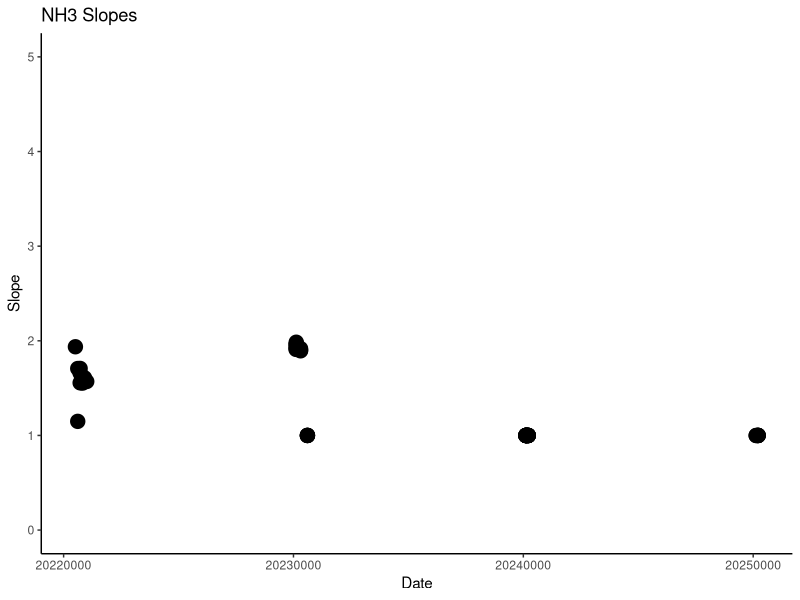
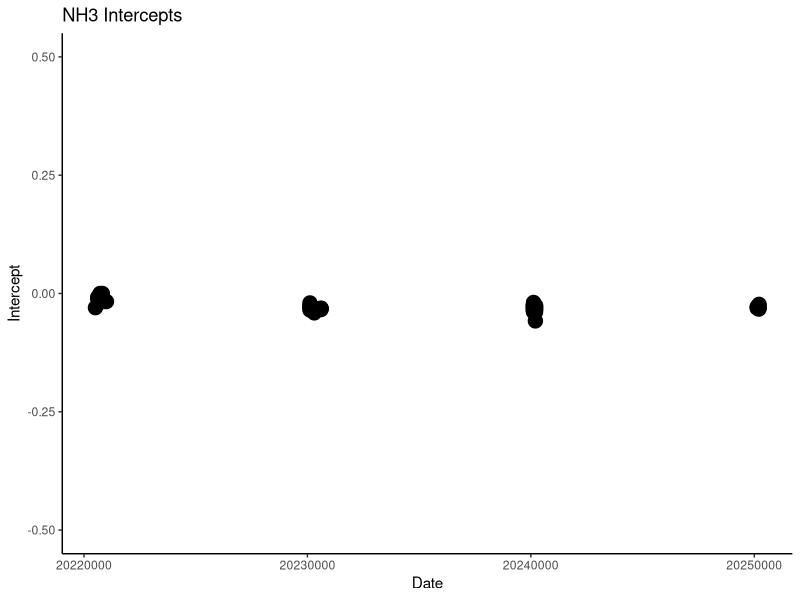
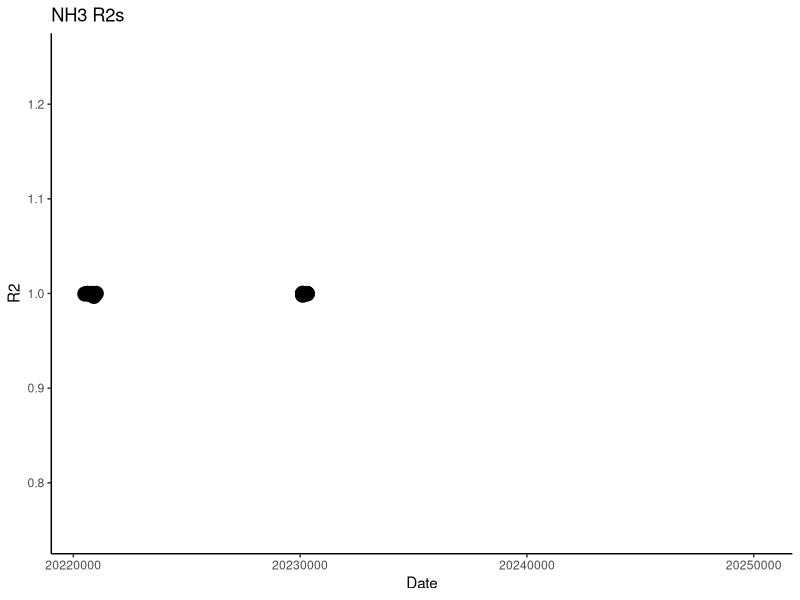
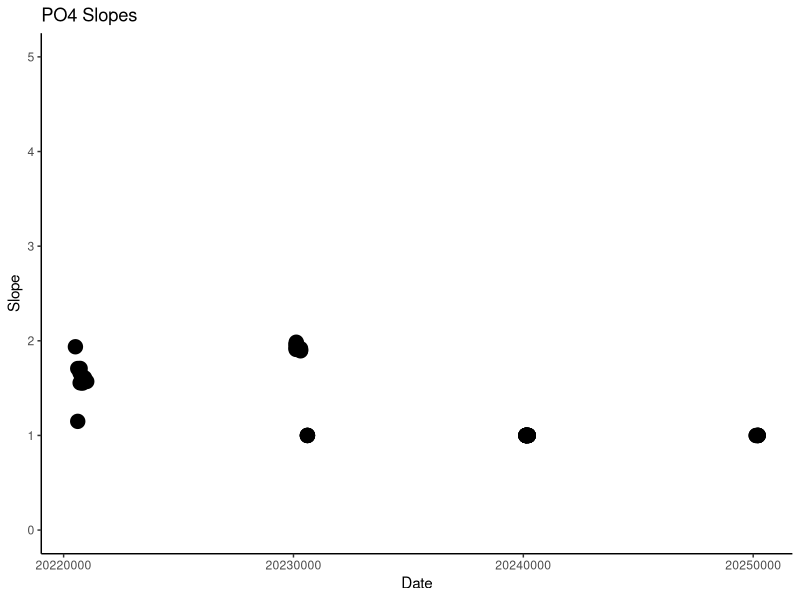
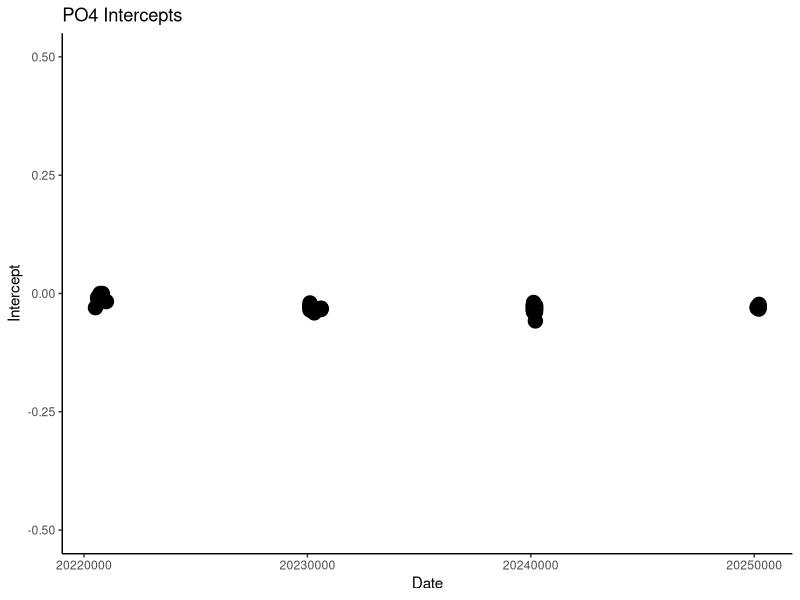
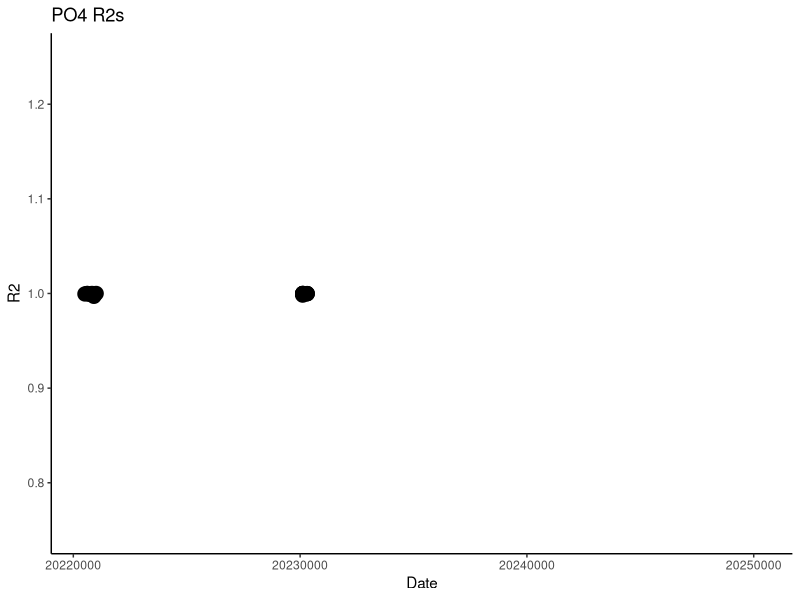
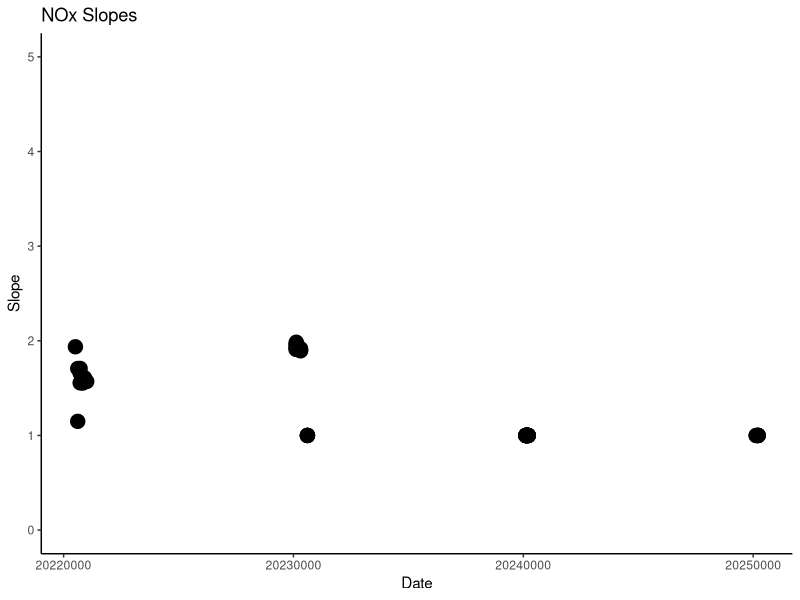
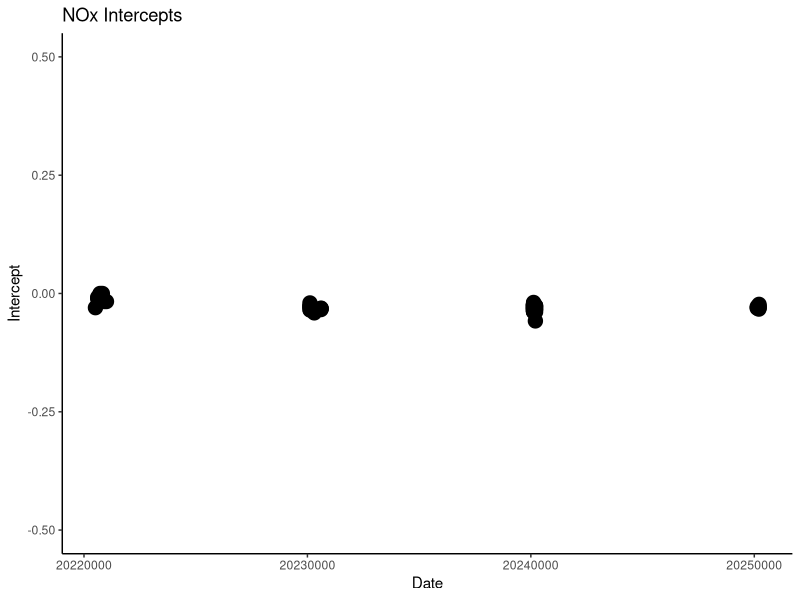

Write R code to recreate these figures, in order. (Note: this script raises an error after producing the figures.)
## ---- chunk 1
knitr::opts_chunk$set(echo = TRUE)
## ---- chunk 2
#######################################################################################
####### COMPASS Synoptic 
####### Chesapeake Bay Sites
####### Data Analysis Code: Porewater Nutrients 
####### MONTH: August 2022
##############################################################################################


############################# Information ##################################
#Author: Stephanie J. Wilson
#Edited: 20220727

#Samples taken from Lysimeters & Sippers at CB Synoptic Sites
#Samples were filtered with 0.45 uM, kept on ice, frozen until analysis
#Field Protocol: 
#Samples Analyzed on a SEAL discrete auto analyzer 
#Lab Protocol: https://docs.google.com/document/d/1VaJT7Wb9AcdmM1tgsR_9ZtQ6kwcaoNmp/edit?usp=sharing&ouid=108994740386869376571&rtpof=true&sd=true
#NOx method = https://drive.google.com/file/d/1sicqBFnzVxmDd5I2_pu8s8pj7iNOAuhF/view?usp=sharing
#NH4 method = https://drive.google.com/file/d/1ENGemUEvm_rffZqv3lz9BjD0pAMX5nzu/view?usp=sharing
#PO4 method = https://drive.google.com/file/d/1m3gXDZnJoIo_QmyhvZG4HRgGShCzm9Wq/view?usp=sharing
#Units from SEAL = mg/L and converted to uMoles/L
## ---- chunk 3
library(ggplot2)
library(data.table)

#read in datafile with all the slopes 
qlog <- read.csv("Raw Data/SERC_SEAL_STDs_Log.csv")
head(qlog)

#pull out each method 
qNH3 <- qlog[qlog$Analysis %like% "NH3", ]
head(qNH3)

qPO4 <- qlog[qlog$Analysis %like% "PO4", ]
head(qPO4)

qNOx <- qlog[qlog$Analysis %like% "V-Nox", ]
head(qNOx)

########### NH3
#plot the slopes to make sure there are no crazy outliers 
slope1 <- ggplot(data=qNH3, aes(x=Date, y=Slope)) +
           #geom_line()+
            geom_point(aes(size=3)) + 
            theme_classic() + ylim(0, 5) + 
           theme(legend.position="none") + 
           ggtitle("NH3 Slopes")
  
slope1

#plot the intercepts to make sure there are no crazy outliers 
int1 <- ggplot(data=qNH3, aes(x=Date, y=Intercept)) +
  #geom_line()+
  geom_point(aes(size=3)) + 
  theme_classic() + ylim(-0.5,0.5) + 
  theme(legend.position="none")+ 
  ggtitle("NH3 Intercepts")

int1

#plot the R2s to make sure there are no crazy outliers 
Rsq1 <- ggplot(data=qNH3, aes(x=Date, y=R2)) +
  #geom_line()+
  geom_point(aes(size=3)) + 
  theme_classic() + ylim(0.75, 1.25) + 
  theme(legend.position="none")+ 
  ggtitle("NH3 R2s")

Rsq1

########### PO4
slope2 <- ggplot(data=qNH3, aes(x=Date, y=Slope)) +
  #geom_line()+
  geom_point(aes(size=3)) + 
  theme_classic() + ylim(0, 5) + 
  theme(legend.position="none")+ 
  ggtitle("PO4 Slopes")

slope2

#plot the intercepts to make sure there are no crazy outliers 
int2 <- ggplot(data=qNH3, aes(x=Date, y=Intercept)) +
  #geom_line()+
  geom_point(aes(size=3)) + 
  theme_classic() + ylim(-0.5,0.5) + 
  theme(legend.position="none")+ 
  ggtitle("PO4 Intercepts")

int2

#plot the R2s to make sure there are no crazy outliers 
Rsq2 <- ggplot(data=qNH3, aes(x=Date, y=R2)) +
  #geom_line()+
  geom_point(aes(size=3)) + 
  theme_classic() + ylim(0.75, 1.25) + 
  theme(legend.position="none")+ 
  ggtitle("PO4 R2s")

Rsq2

########### NOx
slope3 <- ggplot(data=qNH3, aes(x=Date, y=Slope)) +
  #geom_line()+
  geom_point(aes(size=3)) + 
  theme_classic() + ylim(0, 5) + 
  theme(legend.position="none")+ 
  ggtitle("NOx Slopes")

slope3

#plot the intercepts to make sure there are no crazy outliers 
int3 <- ggplot(data=qNH3, aes(x=Date, y=Intercept)) +
  #geom_line()+
  geom_point(aes(size=3)) + 
  theme_classic() + ylim(-0.5,0.5) + 
  theme(legend.position="none")+ 
  ggtitle("NOx Intercepts")

int3

#plot the R2s to make sure there are no crazy outliers 
Rsq3 <- ggplot(data=qNH3, aes(x=Date, y=R2)) +
  #geom_line()+
  geom_point(aes(size=3)) + 
  theme_classic() + ylim(0.75, 1.25) + 
  theme(legend.position="none")+ 
  ggtitle("NOx R2s")

Rsq3



## ---- chunk 4


#packages:
library(ggplot2)
library(dplyr)
library(data.table)
library(matrixStats)
library(gridExtra)
library(ggpubr)
library(grid)

## ---- chunk 5
#read in data 
file1 <- read.csv("Raw Data/SEAL_COMPASS_Synoptic_NH3_PO4_202208_1.csv")
#Quick look at dataframe
head(file1)
#take out only the columns that we need 
dat1 <- file1[ ,c(1,4,6,7, 9, 12, 13)]
# assigning new names to the columns of the data frame
colnames(dat1) <- c('Run_Info','Sample_Name','Conc', "Abs", "Dilution", "Units", "Test")
dat1$Run_Number <- "1"
head(dat1)


#read in data 
file2 <- read.csv("Raw Data/SEAL_COMPASS_Synoptic_NH3_PO4_202208_2.csv")
#Quick look at dataframe
head(file2)
#take out only the columns that we need 
dat2 <- file2[ ,c(1,4,6,7, 9, 12, 13)]
# assigning new names to the columns of the data frame
colnames(dat2) <- c('Run_Info','Sample_Name','Conc', "Abs", "Dilution", "Units", "Test")
dat2$Run_Number <- "2"
head(dat2)


#read in data 
file3 <- read.csv("Raw Data/SEAL_COMPASS_Synoptic_NH3_PO4_202208_3.csv")
#Quick look at dataframe
head(file3)
#take out only the columns that we need 
dat3 <- file3[ ,c(1,4,6,7, 9, 12, 13)]
# assigning new names to the columns of the data frame
colnames(dat3) <- c('Run_Info','Sample_Name','Conc', "Abs", "Dilution", "Units", "Test")
dat3$Run_Number <- "3"
head(dat3)


alldat <- rbind(dat1, dat2, dat3)

#Pull out standards 
stds <- alldat[alldat$Sample_Name %like% "Standard", ]
head(stds)


#Pull out samples 
alldat2 <- alldat[alldat$Sample_Name %like% "MSM_", ]
alldat2 <- rbind(alldat2, (alldat[alldat$Sample_Name %like% "GWI_", ]))
alldat2 <- rbind(alldat2, (alldat[alldat$Sample_Name %like% "GCrew_", ]))
head(alldat2)

alldat3 <- alldat2

## ---- chunk 6

#read in data 
Nfile1 <- read.csv("Raw Data/SEAL_COMPASS_Synoptic_NOx_202208_1.csv")
#Quick look at dataframe
head(Nfile1)
#take out only the columns that we need 
Ndat1 <- Nfile1[ ,c(1,4,6,7, 9, 12, 13)]
# assigning new names to the columns of the data frame
colnames(Ndat1) <- c('Run_Info','Sample_Name','Conc', "Abs", "Dilution", "Units", "Test")
Ndat1$Run_Number <- "1"
head(Ndat1)

##This second run is the same as Run 1

# #read in data 
# Nfile2 <- read.csv("Raw Data/SEAL_COMPASS_Synoptic_NOx_202208_2.csv")
# #Quick look at dataframe
# head(Nfile2)
# #take out only the columns that we need 
# Ndat2 <- Nfile2[ ,c(1,4,6,7, 9, 12, 13)]
# # assigning new names to the columns of the data frame
# colnames(Ndat2) <- c('Run_Info','Sample_Name','Conc', "Abs", "Dilution", "Units", "Test")
# Ndat2$Run_Number <- "2"
# head(Ndat2)


#read in data 
Nfile3 <- read.csv("Raw Data/SEAL_COMPASS_Synoptic_NOx_202208_3.csv")
#Quick look at dataframe
head(Nfile3)
#take out only the columns that we need 
Ndat3 <- Nfile3[ ,c(1,4,6,7, 9, 12, 13)]
# assigning new names to the columns of the data frame
colnames(Ndat3) <- c('Run_Info','Sample_Name','Conc', "Abs", "Dilution", "Units", "Test")
Ndat3$Run_Number <- "3"
head(Ndat3)


Nalldat <- rbind(Ndat1, Ndat3)

#Pull out standards 
Nstds <- Nalldat[Nalldat$Sample_Name %like% "Standard", ]
head(Nstds)


#Pull out samples 
Nalldat2 <- Nalldat[Nalldat$Sample_Name %like% "MSM_", ]
Nalldat2 <- rbind(Nalldat2, (Nalldat[Nalldat$Sample_Name %like% "GWI_", ]))
Nalldat2 <- rbind(Nalldat2, (Nalldat[Nalldat$Sample_Name %like% "GCrew_", ]))
head(Nalldat2)

Nalldat3 <- Nalldat2

## ---- chunk 7

cat("Dilution Corrections")

#Calculate the concentration when accounting for the dilution factor if applicable

#checking to see if duplicate samples (mislabeled/wrongly inputted/reran)
df_duplicates <- alldat3 %>%
  filter(!if_all(everything(), is.na)) %>%  # Remove rows that are entirely NA

  # Exclude common QC sample names and standard patterns
  filter(
    !(Sample_Name %in% c(
      "Duplicate", "CCV", "CCB", "1mg/L ammonia", "DI",
      "Blank", "Auto Spike", "0.15 mg/L"
    )) &
    !startsWith(Sample_Name, "Standard ") &
    !startsWith(Sample_Name, "Nitrite ") &
    !startsWith(Sample_Name, "Nitrate ") &
    !startsWith(Sample_Name, "Abs_Chk_") &
    !startsWith(Sample_Name, "peChk_") &
    !grepl("^\\d{1,2}/\\d{1,2}/\\d{4}\\s+\\d{1,2}:\\d{2}$", Sample_Name) &  # Remove timestamp-like names
    !grepl("^\\d+$", Sample_Name) &  # Remove sample names that are just numbers
    !is.na(Sample_Name) & Sample_Name != ""  # 🔍 Remove blank or missing names
  ) %>%
  group_by(Test, Sample_Name) %>%  # Group by test and sample
  filter(n() > 1) %>%              # Keep only those that appear more than once
  ungroup()

#pulling them out into a string and printing them out
dil_dups_string <- df_duplicates %>%
  distinct(Sample_Name) %>%
  pull(Sample_Name) %>%
  paste(collapse = ", ")

# Make sure Dilution is numeric
df_duplicates$Dilution <- as.numeric(df_duplicates$Dilution)

# Report duplicated samples
if (dil_dups_string != "") {
  message("Duplicated samples: ", dil_dups_string)

  bad_dups <- df_duplicates %>%
    group_by(Test, Sample_Name) %>%
    summarise(
      n_dups = n(),
      any_dilution = any(Dilution > 1, na.rm = TRUE),
      .groups = "drop"
    ) %>%
    filter(!any_dilution)

  if (nrow(bad_dups) > 0) {
    cat("\nWARNING: Duplicated samples with NO dilution (possible input error):\n")
    print(bad_dups)
  } else {
    cat("\n All duplicated samples have valid dilutions. No naming issues detected.\n")
  }

} else {
  message("No duplicated samples.")
}





alldat2 <- alldat3 %>%
  arrange(row_number()) %>%
  mutate(
    Dilution = case_when(
      Dilution == "0" ~ 1.0,
      TRUE ~ as.numeric(Dilution)
    ),
    Pair_ID = ifelse(
      grepl("Duplicate", Sample_Name, ignore.case = TRUE),
      paste0(lag(Sample_Name), "_", lag(Run_Number)),  # pair only if same run
      paste0(Sample_Name, "_", Run_Number)
    ),
    Original_Name = Sample_Name
  ) %>%
  group_by(Pair_ID, Test, Run_Number) %>%  # group by Pair_ID, Test, and Run_Number
  filter(
    Dilution == ifelse(any(Dilution > 1, na.rm = TRUE), max(Dilution, na.rm = TRUE), 1)
  ) %>%
  ungroup()




## ---- chunk 8

cat("Dilution Corrections")

#Calculate the concentration when accounting for the dilution factor if applicable

#checking to see if duplicate samples (mislabeled/wrongly inputted/reran)
df_duplicates <- Nalldat3 %>%
  filter(!if_all(everything(), is.na)) %>%  # Remove rows that are entirely NA

  # Exclude common QC sample names and standard patterns
  filter(
    !(Sample_Name %in% c(
      "Duplicate", "CCV", "CCB", "1mg/L ammonia", "DI",
      "Blank", "Auto Spike", "0.15 mg/L"
    )) &
    !startsWith(Sample_Name, "Standard ") &
    !startsWith(Sample_Name, "Nitrite ") &
    !startsWith(Sample_Name, "Nitrate ") &
    !startsWith(Sample_Name, "Abs_Chk_") &
    !startsWith(Sample_Name, "peChk_") &
    !grepl("^\\d{1,2}/\\d{1,2}/\\d{4}\\s+\\d{1,2}:\\d{2}$", Sample_Name) &  # Remove timestamp-like names
    !grepl("^\\d+$", Sample_Name) &  # Remove sample names that are just numbers
    !is.na(Sample_Name) & Sample_Name != ""  # 🔍 Remove blank or missing names
  ) %>%
  group_by(Test, Sample_Name) %>%  # Group by test and sample
  filter(n() > 1) %>%              # Keep only those that appear more than once
  ungroup()

#pulling them out into a string and printing them out
dil_dups_string <- df_duplicates %>%
  distinct(Sample_Name) %>%
  pull(Sample_Name) %>%
  paste(collapse = ", ")

# Make sure Dilution is numeric
df_duplicates$Dilution <- as.numeric(df_duplicates$Dilution)

# Report duplicated samples
if (dil_dups_string != "") {
  message("Duplicated samples: ", dil_dups_string)

  bad_dups <- df_duplicates %>%
    group_by(Test, Sample_Name) %>%
    summarise(
      n_dups = n(),
      any_dilution = any(Dilution > 1, na.rm = TRUE),
      .groups = "drop"
    ) %>%
    filter(!any_dilution)

  if (nrow(bad_dups) > 0) {
    cat("\nWARNING: Duplicated samples with NO dilution (possible input error):\n")
    print(bad_dups)
  } else {
    cat("\n All duplicated samples have valid dilutions. No naming issues detected.\n")
  }

} else {
  message("No duplicated samples.")
}





Nalldat2 <- Nalldat3 %>%
  arrange(row_number()) %>%
  mutate(
    Dilution = case_when(
      Dilution == "0" ~ 1.0,
      TRUE ~ as.numeric(Dilution)
    ),
    Pair_ID = ifelse(
      grepl("Duplicate", Sample_Name, ignore.case = TRUE),
      paste0(lag(Sample_Name), "_", lag(Run_Number)),  # pair only if same run
      paste0(Sample_Name, "_", Run_Number)
    ),
    Original_Name = Sample_Name
  ) %>%
  group_by(Pair_ID, Test, Run_Number) %>%  # group by Pair_ID, Test, and Run_Number
  filter(
    Dilution == ifelse(any(Dilution > 1, na.rm = TRUE), max(Dilution, na.rm = TRUE), 1)
  ) %>%
  ungroup()


## ---- chunk 9

N_mw <- 14.0067   # molecular weight of N 

P_mw <- 30.973762  # molecular weight of P 

Con1 <- 1000       # conversion factor value

Con2 <- 1000000    # conversion factor value 

## ---- chunk 10
head(alldat2)
head(Nalldat2)

#subset by test
NH4samples <- subset(alldat2, Test == "Ammonia 2")
head(NH4samples)

PO4samples <- subset(alldat2, Test == "o-PHOS 0.3")
head(PO4samples)

NOXsamples <- subset(Nalldat2, Test == "Vanadium NOx")
head(NOXsamples)


NH4samples$Conc_uM <- (((as.numeric(NH4samples$Conc))/Con1)/N_mw)*Con2
head(NH4samples)

PO4samples$Conc_uM <- (((as.numeric(PO4samples$Conc))/Con1)/N_mw)*Con2
head(PO4samples)

NOXsamples$Conc_uM_raw <- (((as.numeric(NOXsamples$Conc))/Con1)/N_mw)*Con2
head(NOXsamples)

#add step to make negative values equal to bd (below detection) and replace with zeros 
NOXsamples$Conc_uM <- ifelse(NOXsamples$Conc_uM_raw<0, 0, (NOXsamples$Conc_uM_raw) )
head(NOXsamples)
## ---- chunk 11

#pull out the columns we want from each dataframe 
NH4_pull <- NH4samples[ ,c(2,3,11) ]
head(NH4_pull)

PO4_pull <- PO4samples[ ,c(2,3,11) ]
head(PO4_pull)

NOX_pull <- NOXsamples[ ,c(2,3,12) ]
head(NOX_pull)


#Bring all this data back together: 
all_data <- merge(NH4_pull, PO4_pull, by="Sample_Name", all.x=TRUE)
all_data <- merge(all_data, NOX_pull, by="Sample_Name", all.x=TRUE)
head(all_data)

colnames(all_data) <- c("Sample_Name", "NH3_mgL", "NH3_uM", "PO4_mgL", "PO4_uM", "NOx_mgL", "NOx_uM")
head(all_data)


#add in an if then statement that tells us if they are within the range of the test - check this after doing #this line
all_data$NH3_range <- ifelse(all_data$NH3_mgL<0.02, "bdl",  ifelse(all_data$NH3_mgL>2, "adl", "Within_Range")) 
all_data$PO4_range <- ifelse(all_data$PO4_mgL<0.003, "bdl",  ifelse(all_data$PO4_mgL>3, "adl", "Within_Range")) 
all_data$NOx_range <- ifelse(all_data$NOx_mgL<0.025, "bdl",  ifelse(all_data$NOx_mgL>1, "adl", "Within_Range"))
head(all_data)
## ---- chunk 12
#plot data to get a sense of any outliers 
NH3look <- ggplot(data=all_data, aes(x=Sample_Name, y=NH3_uM)) +
  geom_bar(stat="identity") + 
  theme_classic() + ylim(-10, 200) + 
  theme(legend.position="none") + 
  ggtitle("Sample NH3 Concentrations")
NH3look

PO4look <- ggplot(data=all_data, aes(x=Sample_Name, y=PO4_uM)) +
  geom_bar(stat="identity") + 
  theme_classic() + ylim(-2, 50) + 
  theme(legend.position="none") + 
  ggtitle("Sample PO4 Concentrations")
PO4look

NOXlook <- ggplot(data=all_data, aes(x=Sample_Name, y=NOx_uM)) +
  geom_bar(stat="identity") + 
  theme_classic() + ylim(-2, 2) + 
  theme(legend.position="none") + 
  ggtitle("Sample NOx Concentrations")
NOXlook


## ---- chunk 13

head(all_data)

# out <- all_data[ ,c(1,3,5,7,8,9,10)]
out <- all_data
head(out)

#for steph <- pull out identifiers of the sample names 
#pull the sample ID and separate it by the underscores 
IDs <- data.frame(do.call('rbind', strsplit(as.character(out$Sample_Name),'_',fixed=TRUE)))
colnames(IDs) <- c("Site", "Date", "Zone", "Replicate", "Depth")
IDs$Month <- "August"
head(IDs)
IDs$"NA" <- NULL

#rejoin them to the dataframe
alldat <- cbind(IDs, out)
head(alldat)



## ---- chunk 14

#Export Data
write.csv(alldat, file="Processed Data/COMPASS_SynopticCB_Nutrients_202208.csv")

